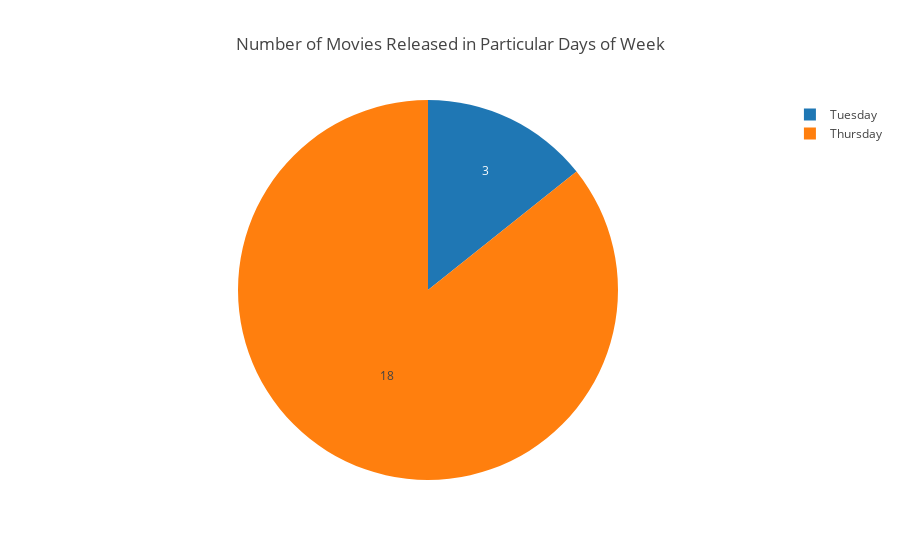

The cell this chart's notebook holds for it:
### Code cell
# Pie Chart to visualize number of movies released in particular day of week

fig = {
    'data': [
        dict(
            labels = ['Tuesday', 'Thursday'],
            values = [3, 18],
            type = 'pie',
            sort = False,
            hoverinfo = 'label+percent',
            textinfo = 'value'
        )
],
    'layout' : 
        dict(
            title = 'Number of Movies Released in Particular Days of Week'
    )
}

iplot(fig)

### Figure 1 — Plotly figure (JSON) as saved in the notebook; plotly's stock layout.template omitted (floating-point values rounded to 4 significant figures)
{"data": [{"hoverinfo": "label+percent", "labels": ["Tuesday", "Thursday"], "sort": false, "textinfo": "value", "type": "pie", "uid": "8792f89b-7505-4508-82af-50fd94f4ddc4", "values": [3, 18]}], "layout": {"title": {"text": "Number of Movies Released in Particular Days of Week"}}}
